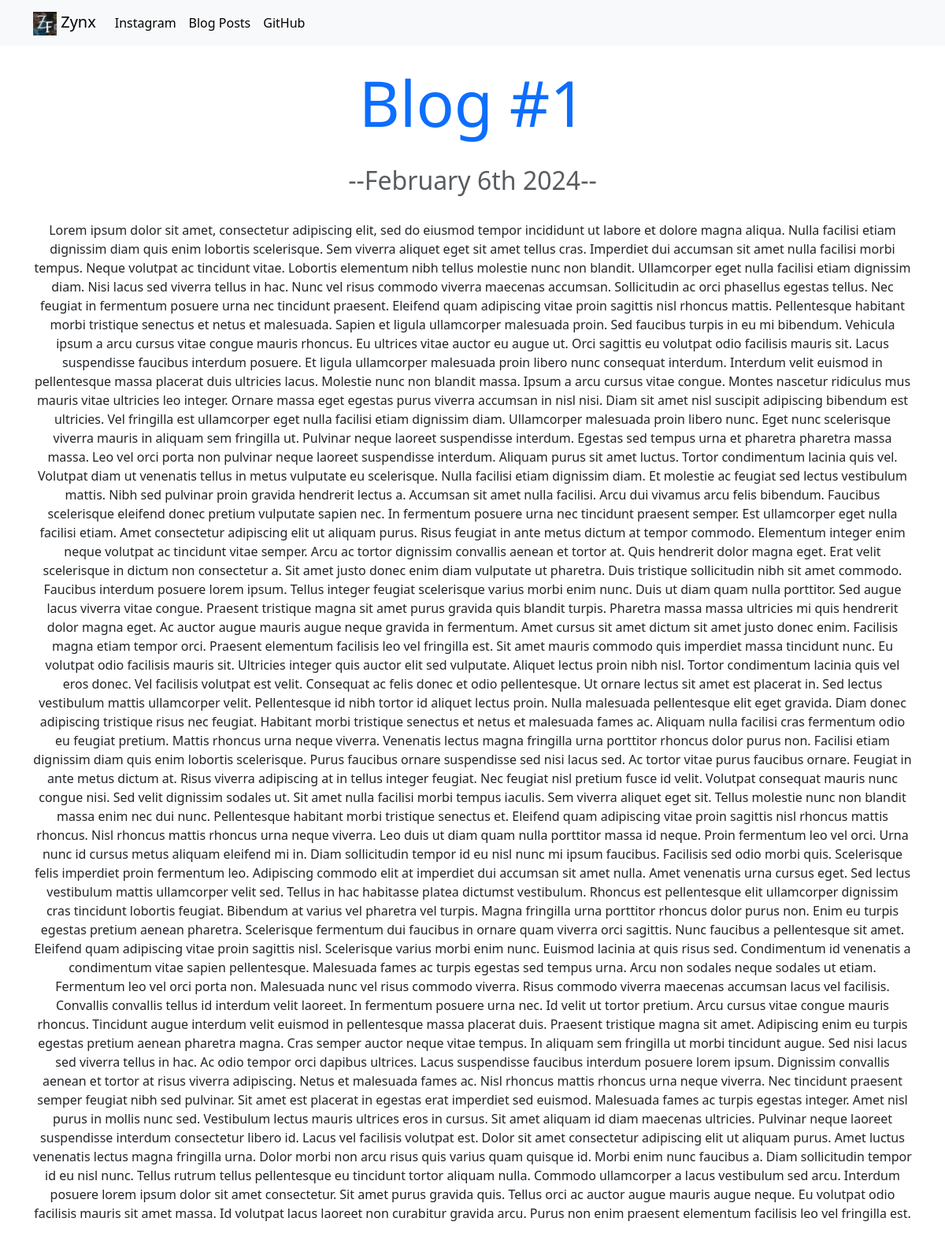
The app's page /blog/2/ with its own data.
### blog/models.py (models this page shows, shortened)
class Blog(models.Model):
    title = models.CharField(max_length=40)
    dt = datetime.datetime.now()  # Assume dt is 2023-11-24 15:30:00
    date = dt.date()  # date_only is now 2023-11-24
    description = models.TextField()

### blog/views.py (the view)
# urls.py: path('<int:blog_id>/', views.detail, name="detail"),
def detail(request, blog_id):
    blog = get_object_or_404(Blog, pk=blog_id)
    return render(request, 'blog/detail.html', {"blog": blog})

### blog/templates/blog/detail.html
{% extends 'portfolio/base.html' %}
{% block content %}
    <br>
<h1 class="d-flex justify-content-center display-1 text-primary">{{ blog.title }}</h1>
    <br>
<h2 class="d-flex justify-content-center text-muted">--{{ blog.date|date:'F jS Y' }}--</h2>
    <br>
<div class="container">
    <p class="text-center text-dark">{{ blog.description }}</p>
    </div>
    <br>
    <br>
{% endblock %}

### records on screen
Blog: title "Blog #1", date "February 6th 2024", description "Lorem ipsum dolor sit amet, consectetur adipiscing elit, sed do eiusmod tempor incididunt ut labore et dolore magna aliqua. Nulla facilisi etiam dignissim diam quis enim lobortis scelerisque. Sem viverra aliquet eget sit amet tellus cras. Imperdiet dui accumsan sit amet nulla facilisi morbi tempus. Neque volutpat ac tincidunt vitae. Lobortis elementum nibh tellus molestie nunc non blandit. Ullamcorper eget nulla facilisi etiam dignissim diam. Nisi lacus sed viverra tellus in hac. Nunc vel risus commodo viverra maecenas accumsan. Sollicitudin ac orci phasellus egestas tellus. Nec feugiat in fermentum posuere urna nec tincidunt praesent. Eleifend quam adipiscing vitae proin sagittis nisl…"
